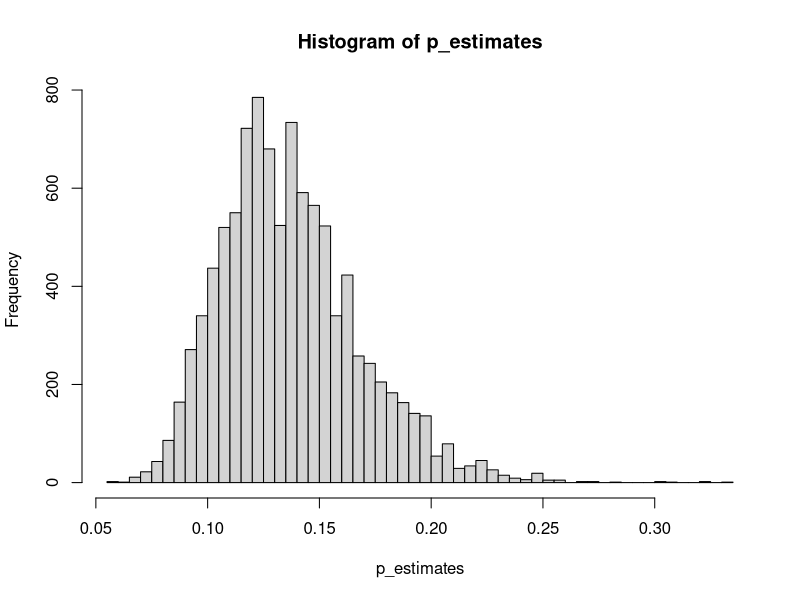
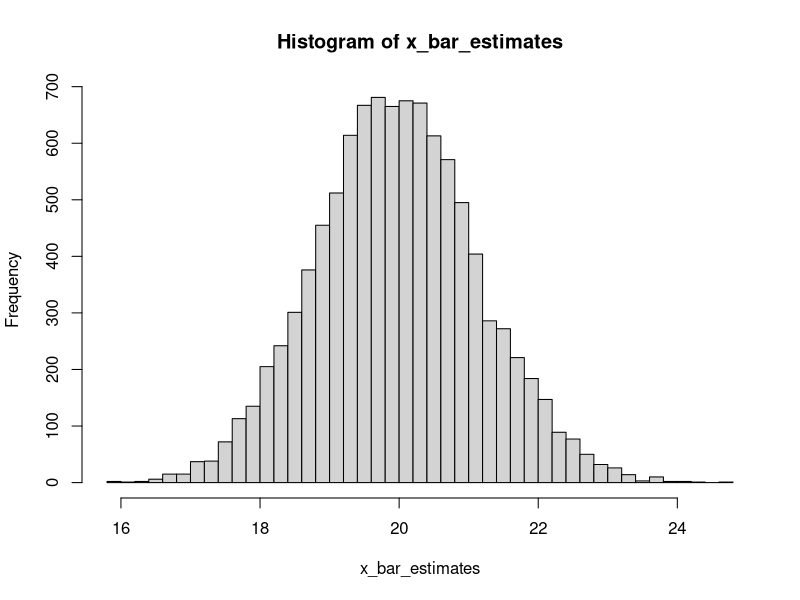
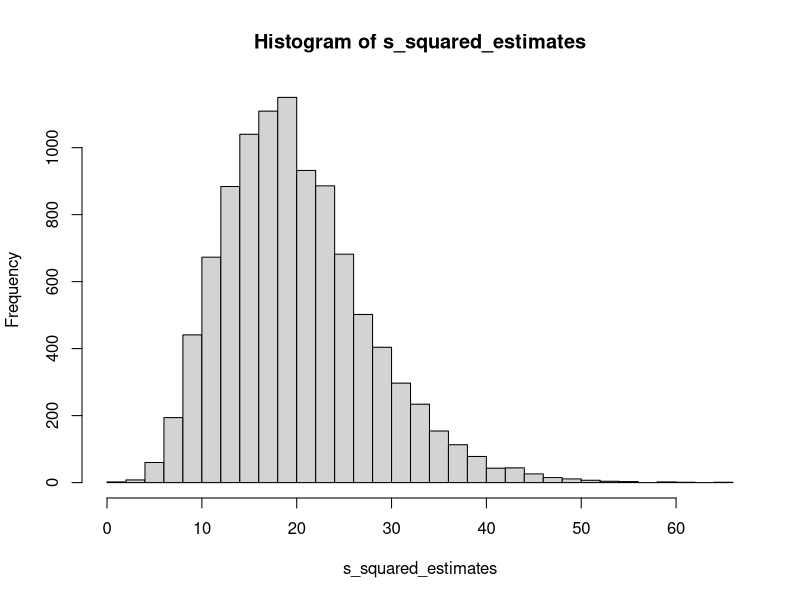

These figures' R source, in order:
## ---- chunk 1
knitr::opts_chunk$set(echo = TRUE)
## ---- chunk 2
n <- 30  
samples <- matrix(runif(n * 10000), ncol = 10000)
percentile <- 0.95
results <- list()

for (type in 4:9) {
  estimates <- apply(samples, 2, function(sample) quantile(sample, probs = percentile, type = type))
  results[[as.character(type)]] <- estimates
}

true_quantile <- 0.95
biases <- sapply(results, function(estimates) mean(abs(estimates - true_quantile)))
variances <- sapply(results, function(estimates) var(estimates))

minBias <- names(which.min(biases))
minVar <- names(which.min(variances))

minBias
minVar

## ---- chunk 3
samples <- matrix(rnorm(n * 10000), ncol = 10000)
percentile <- 0.95
results <- list()

for (type in 4:9) {
  estimates <- apply(samples, 2, function(sample) quantile(sample, probs = percentile, type = type))
  results[[as.character(type)]] <- estimates
}

true_quantile <- qnorm(percentile)
biases <- sapply(results, function(estimates) mean(abs(estimates - true_quantile)))
variances <- sapply(results, function(estimates) var(estimates))

minBias <- names(which.min(biases))
minVar <- names(which.min(variances))

minBias
minVar
## ---- chunk 4
set.seed(123)
n = 13
p_true = 0.15
num_simulations = 10000
p_estimates = numeric(num_simulations)

for (i in 1:num_simulations) {
  sample_data = rgeom(n, p_true) + 1 
  p_hat = 1 / (1 + mean(sample_data)) #parta 
  p_estimates[i] = p_hat
}
#partb
hist(p_estimates, breaks = 40)

estimated_biasBefore = mean(p_estimates) - p_true
estimated_biasBefore

estimated_bias_before_correction = mean(p_estimates) - p_true
correction = n / (n-1)
correction_factor = correction + 0.05

estimated_biasAfter = p_estimates * correction_factor
estimated_biasNew = mean(estimated_biasAfter) - p_true
estimated_biasNew

## ---- chunk 5
#partA
set.seed(123) 
n <- 15
lambda <- 20
num_simulations <- 10000
x_bar_estimates <- numeric(num_simulations)

for (i in 1:num_simulations) {
  sample_data <- rpois(n, lambda)
  x_bar_estimates[i] <- mean(sample_data)
}

hist(x_bar_estimates, breaks = 40)

## ---- chunk 6
#partB
s_squared_estimates <- numeric(num_simulations)

for (i in 1:num_simulations) {
  sample_data <- rpois(n, lambda)
  s_squared_estimates[i] <- var(sample_data)
}

hist(s_squared_estimates, breaks = 40)

## ---- chunk 7
#partC
bias_x_bar = mean(x_bar_estimates) - lambda
var_x_bar = var(x_bar_estimates)

bias_s_squared = mean(s_squared_estimates) - lambda
var_s_squared = var(s_squared_estimates)

bias_x_bar
var_x_bar

bias_s_squared
var_s_squared

## ---- chunk 8
#partD
a <- 0.5
b <- 0.5
combined_estimates <- a * x_bar_estimates + b * s_squared_estimates

bias_combined <- mean(combined_estimates) - lambda
var_combined <- var(combined_estimates)
bias_combined
var_combined

## ---- chunk 9
#Normal
sigma_a <- 10
n_a <- (sigma_a / 2)^2
n_a
#Poisson
lambda_b <- 75
sigma_b <- sqrt(lambda_b)
n_b <- (sigma_b / 2)^2
n_b
#Binomial
p_c <- 0.35
sigma_c <- sqrt(p_c * (1 - p_c))
n_c <- (sigma_c / 2)^2
n_c
#Exponential
rate_d <- 0.05
sigma_d <- 1 / rate_d
n_d <- (sigma_d / 2)^2
n_d
